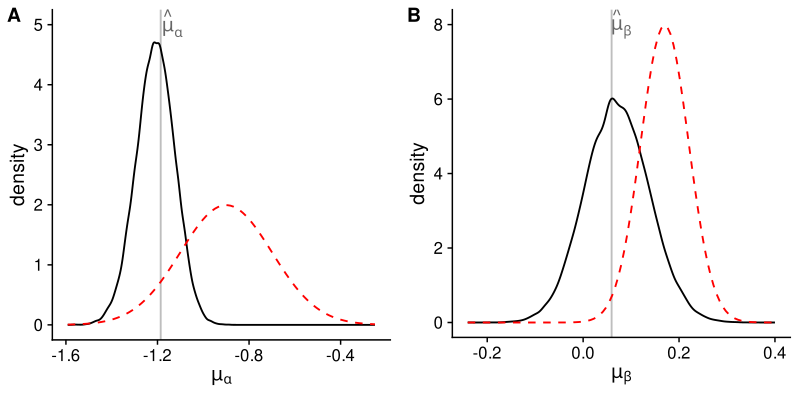

Recreate this plot in R.
library(ggplot2)
library(dplyr)
library(cowplot)
library(rjags)
load.module("glm")
load.module("diag")
library(lme4)

set.seed(121125)
jags.seed(201125)

source("read-unos-data.R")
source("unos-init.R")

### Get MLEs for the fixed effects using glmer

glmer.out <- glmer(y ~ age + (1 + age | centre), family=binomial(),
                   data=unos_binary)

## Extract fixed effects and recentre the intercept
beta <- glmer.out@beta
beta[1] <- beta[1] + mean(unos_binary$age) * beta[2]

m <- jags.model("unos-reference.bug",
                data=unos_binary[,c("centre","age","y")],
                n.chains=5,
                inits=initfun)
update(m, 20000)
plot.samples <- jags.samples(m, c("mu.alpha", "mu.beta", "sigma.alpha", "sigma.beta"),
                             n.iter=100000, thin=10)

plot.data <- as.data.frame(lapply(plot.samples, c))

### Create plots

plot.list <- vector("list", 4)
theme_set(cowplot::theme_cowplot())
plot.list[[1]] <- ggplot(plot.data, mapping=aes(x=mu.alpha)) +
    geom_vline(xintercept=beta[1], col="grey") +
    geom_density() +
    labs(y="density", x=expression(mu[alpha])) +
    geom_function(fun=function(x) dnorm(x, mean=-0.9, sd=0.2), colour="red",
                  linetype="dashed") +
    scale_x_continuous(limits=c(NA, -0.25)) +
    annotate(geom="text", x=beta[1]+0.05, y=5,
             label="hat(mu)[alpha]", colour=grey(0.4), parse=TRUE)
plot.list[[2]] <- ggplot(plot.data, mapping=aes(x=mu.beta)) +
    geom_vline(xintercept=beta[2], col="grey") +
    geom_density() +
    labs(y="density", x=expression(mu[beta])) + 
    geom_function(fun=function(x) dnorm(x, mean=0.17, sd=0.05), colour="red",
                  linetype="dashed") +
    scale_x_continuous(limits=c(NA, 0.4)) +
    annotate(geom="text", x=beta[2]+0.02, y=8, label="hat(mu)[beta]",
             colour=grey(0.4), parse=TRUE)

## Not shown in the paper, we can also plot the posterior distribtions for
## the standard deviations of the random effects

plot.list[[3]] <- ggplot(plot.data, mapping=aes(x=sigma.alpha)) +
    geom_density() +
    labs(x="", y="", title=expression(sigma[alpha])) +
    geom_function(fun=function(x) 2 * dt(x, df=2), colour="red",
                  linetype="dashed")
plot.list[[4]] <- ggplot(plot.data, mapping=aes(x=sigma.beta)) +
    geom_density() +
    labs(x="", y="", title=expression(sigma[beta])) +
    geom_function(fun=function(x) 2 * dt(x, df=2), colour="red",
                  linetype="dashed")

cairo_pdf("unos-figure.pdf", width=8, height=4)
cowplot::plot_grid(plotlist=plot.list[1:2], labels=c("A", "B"))
dev.off()
